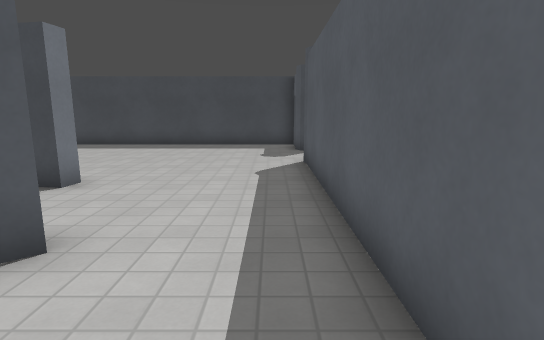
view 1 (above)

12 first-person views from a walk through a Godot game level. The camera is 1.4 m above the floor, tilts 10° down and sees 80° across. The floor is counted in squares, 1 m on a side. Each view is taken from the middle of a square. On the plan, view 1 faces up. The plan holds only what a view shows up to about 15 squares ahead; the rest is blank. The place goes on beyond the plan. Surface patterns are stand-ins for the level's own textures.

view 2
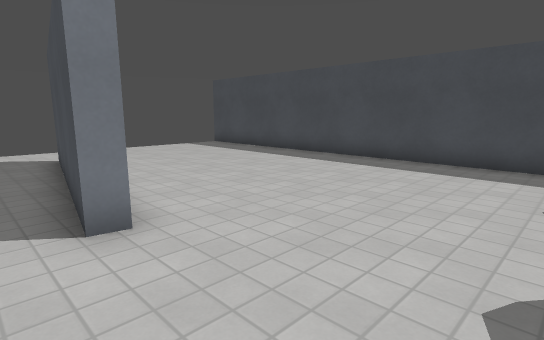

view 3
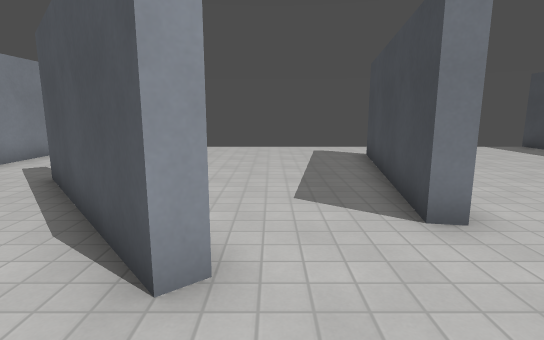

view 4
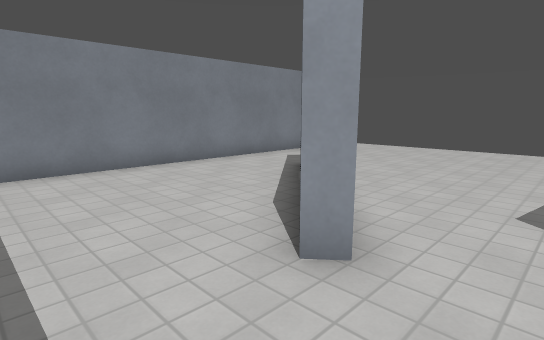

view 5
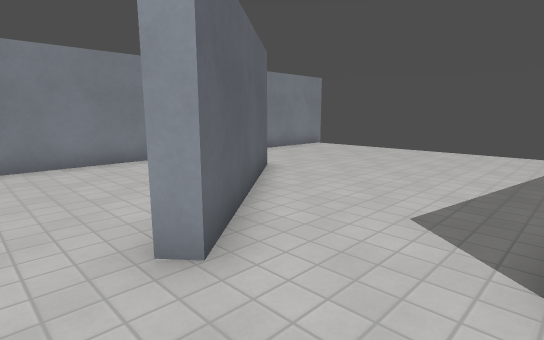

view 6
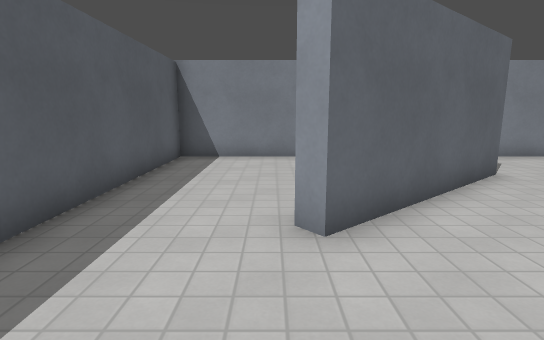

view 7
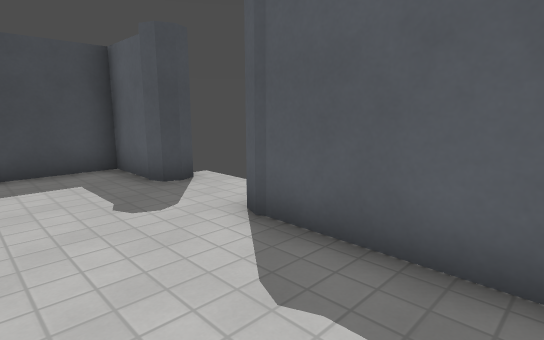

view 8
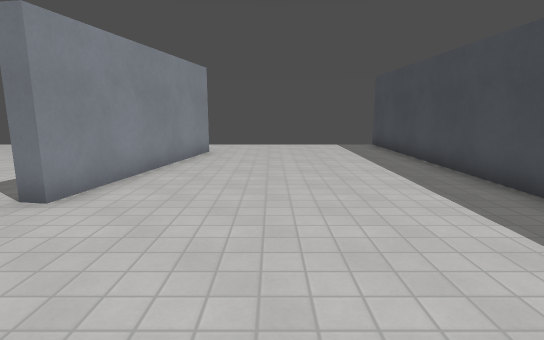

view 9
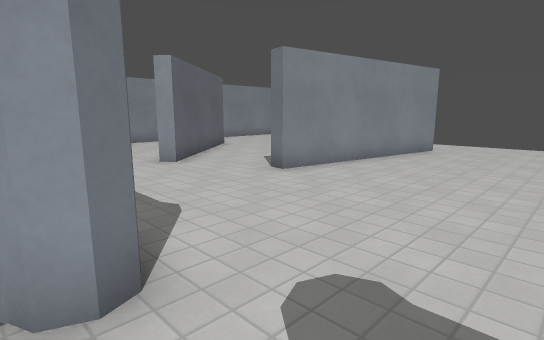

view 10
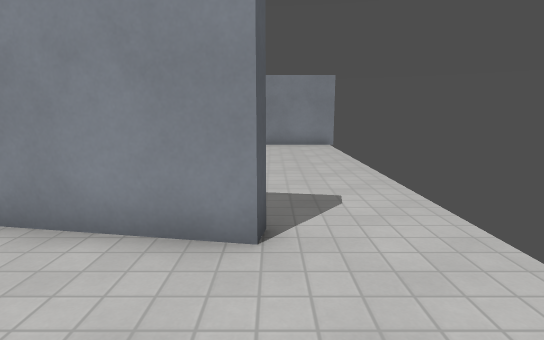

view 11
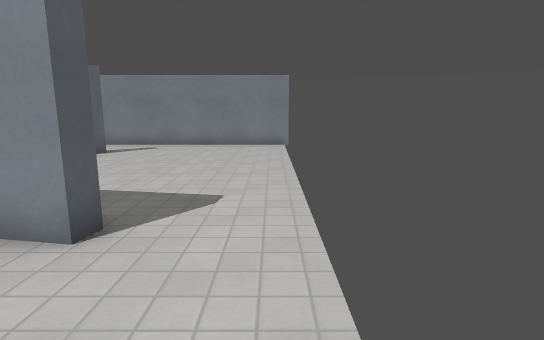

view 12
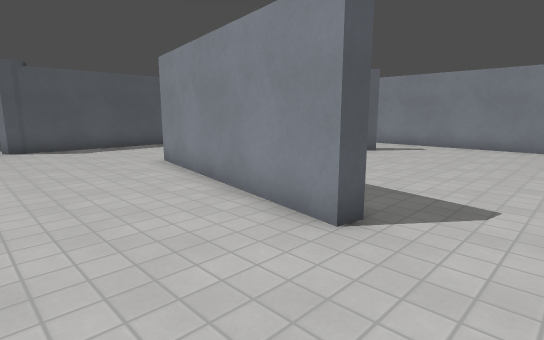

### Floor plan
Points are (right, up) in squares from view 1. A wall is a line through its corners. A room is listed if a view was taken in it or the views show most of it. See-through windows are left out.
Room 1 (views 1, 2, 3, 4, 5, 6, 7, 8, 9, 10, 11, 12)
walls: (-4, 6) (-10.9, 7.2) (-10.8, 7.7) (-3.9, 6.5) (-4, 6); (-7.2, -0.4) (-2.6, 3.5) (-2.3, 3.1) (-6.9, -0.8); (0.9, 9.2) (1.1, 9.6) (1.4, 9.7) (1.8, 9.6) (1.9, 9.2); (1, 12.6) (1, 14.5) (-13.6, 14.5); (1.8, 12.3) (1.4, 12.1) (1.1, 12.2) (0.9, 12.7); (-13.8, -3.4) (1, -3.4) (1, 9.1)
ways out: gap at (2, 9); gap at (2, 13)

Where each view was taken, in squares from view 1:
view 1: 0 up, 0 right, facing up
view 2: 5 up, 0 right, facing up-left
view 3: 4 up, 0 right, facing left
view 4: 5 up, 0 right, facing down-left
view 5: 6 up, 1 left, facing down-left
view 6: 7 up, 2 left, facing down
view 7: 6 up, 2 left, facing up-right
view 8: 10 up, 1 right, facing left
view 9: 12 up, 2 right, facing down-left
view 10: 11 up, 11 left, facing down
view 11: 11 up, 13 left, facing down
view 12: 11 up, 13 left, facing down-right
